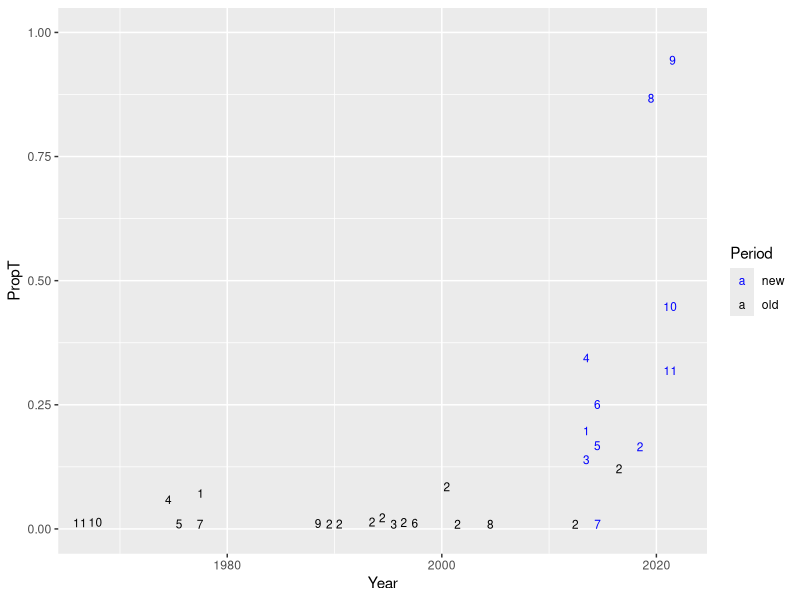

Here is the R script that generated this plot:
library(dplyr)
library(readxl)
library(ggplot2)
library(ggrepel)


myt <- read_excel("data/Mytilus old and new samples morphotype count 2022.xlsx", na = "NA")

myt %>% filter(!is.na(Year)) %>% group_by(Site, Year, Period, Site_number) %>% summarise(N_T = sum(N_T), N_E = sum(N_E)) %>% mutate(PropT = N_T/(N_T + N_E)) %>%   
  ggplot(., aes(x = Year, y = PropT, shape = Period)) + geom_text_repel(aes(label = Site_number, color = Period), size = 3, ylim = c(0, 1), box.padding = 0.01) + scale_color_manual(values = c("blue", "black")) + ylim(0,1)
